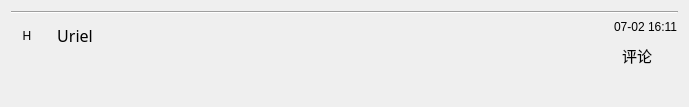
<?xml version="1.0" encoding="UTF-8"?>
<ui version="4.0">
 <class>NoticesCommentItem</class>
 <widget class="QWidget" name="NoticesCommentItem">
  <property name="geometry">
   <rect>
    <x>0</x>
    <y>0</y>
    <width>689</width>
    <height>107</height>
   </rect>
  </property>
  <property name="windowTitle">
   <string>NoticesCommentItem</string>
  </property>
  <layout class="QVBoxLayout" name="verticalLayout_4">
   <item>
    <widget class="Line" name="line">
     <property name="orientation">
      <enum>Qt::Horizontal</enum>
     </property>
    </widget>
   </item>
   <item>
    <layout class="QHBoxLayout" name="horizontalLayout_2">
     <item>
      <layout class="QVBoxLayout" name="verticalLayout_3">
       <item>
        <widget class="QToolButton" name="HeadIco">
         <property name="minimumSize">
          <size>
           <width>32</width>
           <height>32</height>
          </size>
         </property>
         <property name="maximumSize">
          <size>
           <width>32</width>
           <height>32</height>
          </size>
         </property>
         <property name="text">
          <string>H</string>
         </property>
         <property name="icon">
          <iconset resource="../../../UrielQtFramework.qrc">
           <normaloff>:/Mainwindow/Resources/UrielQtFramework/head.png</normaloff>:/Mainwindow/Resources/UrielQtFramework/head.png</iconset>
         </property>
         <property name="iconSize">
          <size>
           <width>32</width>
           <height>32</height>
          </size>
         </property>
         <property name="autoRaise">
          <bool>true</bool>
         </property>
        </widget>
       </item>
       <item>
        <spacer name="verticalSpacer">
         <property name="orientation">
          <enum>Qt::Vertical</enum>
         </property>
         <property name="sizeHint" stdset="0">
          <size>
           <width>20</width>
           <height>40</height>
          </size>
         </property>
        </spacer>
       </item>
      </layout>
     </item>
     <item>
      <layout class="QVBoxLayout" name="verticalLayout_2">
       <item>
        <layout class="QHBoxLayout" name="horizontalLayout">
         <item>
          <widget class="QToolButton" name="Name">
           <property name="font">
            <font>
             <family>楷体</family>
             <pointsize>12</pointsize>
            </font>
           </property>
           <property name="text">
            <string>Uriel</string>
           </property>
           <property name="autoRaise">
            <bool>true</bool>
           </property>
          </widget>
         </item>
         <item>
          <spacer name="horizontalSpacer">
           <property name="orientation">
            <enum>Qt::Horizontal</enum>
           </property>
           <property name="sizeHint" stdset="0">
            <size>
             <width>40</width>
             <height>20</height>
            </size>
           </property>
          </spacer>
         </item>
        </layout>
       </item>
       <item>
        <widget class="QLabel" name="Content">
         <property name="font">
          <font>
           <family>楷体</family>
           <pointsize>12</pointsize>
          </font>
         </property>
         <property name="text">
          <string/>
         </property>
         <property name="wordWrap">
          <bool>true</bool>
         </property>
        </widget>
       </item>
      </layout>
     </item>
     <item>
      <layout class="QVBoxLayout" name="verticalLayout">
       <item>
        <widget class="QLabel" name="Time">
         <property name="text">
          <string>07-02 16:11</string>
         </property>
        </widget>
       </item>
       <item>
        <widget class="QToolButton" name="Comment">
         <property name="palette">
          <palette>
           <active>
            <colorrole role="Button">
             <brush brushstyle="SolidPattern">
              <color alpha="255">
               <red>0</red>
               <green>255</green>
               <blue>255</blue>
              </color>
             </brush>
            </colorrole>
            <colorrole role="Light">
             <brush brushstyle="SolidPattern">
              <color alpha="255">
               <red>0</red>
               <green>255</green>
               <blue>255</blue>
              </color>
             </brush>
            </colorrole>
            <colorrole role="Midlight">
             <brush brushstyle="SolidPattern">
              <color alpha="255">
               <red>0</red>
               <green>255</green>
               <blue>255</blue>
              </color>
             </brush>
            </colorrole>
            <colorrole role="BrightText">
             <brush brushstyle="SolidPattern">
              <color alpha="255">
               <red>0</red>
               <green>255</green>
               <blue>255</blue>
              </color>
             </brush>
            </colorrole>
            <colorrole role="Base">
             <brush brushstyle="SolidPattern">
              <color alpha="255">
               <red>0</red>
               <green>255</green>
               <blue>255</blue>
              </color>
             </brush>
            </colorrole>
            <colorrole role="Window">
             <brush brushstyle="SolidPattern">
              <color alpha="255">
               <red>0</red>
               <green>255</green>
               <blue>255</blue>
              </color>
             </brush>
            </colorrole>
            <colorrole role="HighlightedText">
             <brush brushstyle="SolidPattern">
              <color alpha="255">
               <red>0</red>
               <green>255</green>
               <blue>255</blue>
              </color>
             </brush>
            </colorrole>
            <colorrole role="AlternateBase">
             <brush brushstyle="SolidPattern">
              <color alpha="255">
               <red>0</red>
               <green>255</green>
               <blue>255</blue>
              </color>
             </brush>
            </colorrole>
            <colorrole role="NoRole">
             <brush brushstyle="SolidPattern">
              <color alpha="255">
               <red>0</red>
               <green>255</green>
               <blue>255</blue>
              </color>
             </brush>
            </colorrole>
            <colorrole role="ToolTipBase">
             <brush brushstyle="SolidPattern">
              <color alpha="255">
               <red>0</red>
               <green>255</green>
               <blue>255</blue>
              </color>
             </brush>
            </colorrole>
           </active>
           <inactive>
            <colorrole role="Button">
             <brush brushstyle="SolidPattern">
              <color alpha="255">
               <red>0</red>
               <green>255</green>
               <blue>255</blue>
              </color>
             </brush>
            </colorrole>
            <colorrole role="Light">
             <brush brushstyle="SolidPattern">
              <color alpha="255">
               <red>0</red>
               <green>255</green>
               <blue>255</blue>
              </color>
             </brush>
            </colorrole>
            <colorrole role="Midlight">
             <brush brushstyle="SolidPattern">
              <color alpha="255">
               <red>0</red>
               <green>255</green>
               <blue>255</blue>
              </color>
             </brush>
            </colorrole>
            <colorrole role="BrightText">
             <brush brushstyle="SolidPattern">
              <color alpha="255">
               <red>0</red>
               <green>255</green>
               <blue>255</blue>
              </color>
             </brush>
            </colorrole>
            <colorrole role="Base">
             <brush brushstyle="SolidPattern">
              <color alpha="255">
               <red>0</red>
               <green>255</green>
               <blue>255</blue>
              </color>
             </brush>
            </colorrole>
            <colorrole role="Window">
             <brush brushstyle="SolidPattern">
              <color alpha="255">
               <red>0</red>
               <green>255</green>
               <blue>255</blue>
              </color>
             </brush>
            </colorrole>
            <colorrole role="HighlightedText">
             <brush brushstyle="SolidPattern">
              <color alpha="255">
               <red>0</red>
               <green>255</green>
               <blue>255</blue>
              </color>
             </brush>
            </colorrole>
            <colorrole role="AlternateBase">
             <brush brushstyle="SolidPattern">
              <color alpha="255">
               <red>0</red>
               <green>255</green>
               <blue>255</blue>
              </color>
             </brush>
            </colorrole>
            <colorrole role="NoRole">
             <brush brushstyle="SolidPattern">
              <color alpha="255">
               <red>0</red>
               <green>255</green>
               <blue>255</blue>
              </color>
             </brush>
            </colorrole>
            <colorrole role="ToolTipBase">
             <brush brushstyle="SolidPattern">
              <color alpha="255">
               <red>0</red>
               <green>255</green>
               <blue>255</blue>
              </color>
             </brush>
            </colorrole>
           </inactive>
           <disabled>
            <colorrole role="Button">
             <brush brushstyle="SolidPattern">
              <color alpha="255">
               <red>0</red>
               <green>255</green>
               <blue>255</blue>
              </color>
             </brush>
            </colorrole>
            <colorrole role="Light">
             <brush brushstyle="SolidPattern">
              <color alpha="255">
               <red>0</red>
               <green>255</green>
               <blue>255</blue>
              </color>
             </brush>
            </colorrole>
            <colorrole role="Midlight">
             <brush brushstyle="SolidPattern">
              <color alpha="255">
               <red>0</red>
               <green>255</green>
               <blue>255</blue>
              </color>
             </brush>
            </colorrole>
            <colorrole role="BrightText">
             <brush brushstyle="SolidPattern">
              <color alpha="255">
               <red>0</red>
               <green>255</green>
               <blue>255</blue>
              </color>
             </brush>
            </colorrole>
            <colorrole role="Base">
             <brush brushstyle="SolidPattern">
              <color alpha="255">
               <red>0</red>
               <green>255</green>
               <blue>255</blue>
              </color>
             </brush>
            </colorrole>
            <colorrole role="Window">
             <brush brushstyle="SolidPattern">
              <color alpha="255">
               <red>0</red>
               <green>255</green>
               <blue>255</blue>
              </color>
             </brush>
            </colorrole>
            <colorrole role="HighlightedText">
             <brush brushstyle="SolidPattern">
              <color alpha="255">
               <red>0</red>
               <green>255</green>
               <blue>255</blue>
              </color>
             </brush>
            </colorrole>
            <colorrole role="AlternateBase">
             <brush brushstyle="SolidPattern">
              <color alpha="255">
               <red>0</red>
               <green>255</green>
               <blue>255</blue>
              </color>
             </brush>
            </colorrole>
            <colorrole role="NoRole">
             <brush brushstyle="SolidPattern">
              <color alpha="255">
               <red>0</red>
               <green>255</green>
               <blue>255</blue>
              </color>
             </brush>
            </colorrole>
            <colorrole role="ToolTipBase">
             <brush brushstyle="SolidPattern">
              <color alpha="255">
               <red>0</red>
               <green>255</green>
               <blue>255</blue>
              </color>
             </brush>
            </colorrole>
           </disabled>
          </palette>
         </property>
         <property name="font">
          <font>
           <family>楷体</family>
           <pointsize>11</pointsize>
          </font>
         </property>
         <property name="text">
          <string>评论</string>
         </property>
         <property name="autoRaise">
          <bool>true</bool>
         </property>
        </widget>
       </item>
       <item>
        <spacer name="verticalSpacer_2">
         <property name="orientation">
          <enum>Qt::Vertical</enum>
         </property>
         <property name="sizeHint" stdset="0">
          <size>
           <width>20</width>
           <height>40</height>
          </size>
         </property>
        </spacer>
       </item>
      </layout>
     </item>
    </layout>
   </item>
  </layout>
 </widget>
 <layoutdefault spacing="6" margin="11"/>
 <resources>
  <include location="../../../UrielQtFramework.qrc"/>
 </resources>
 <connections/>
</ui>
